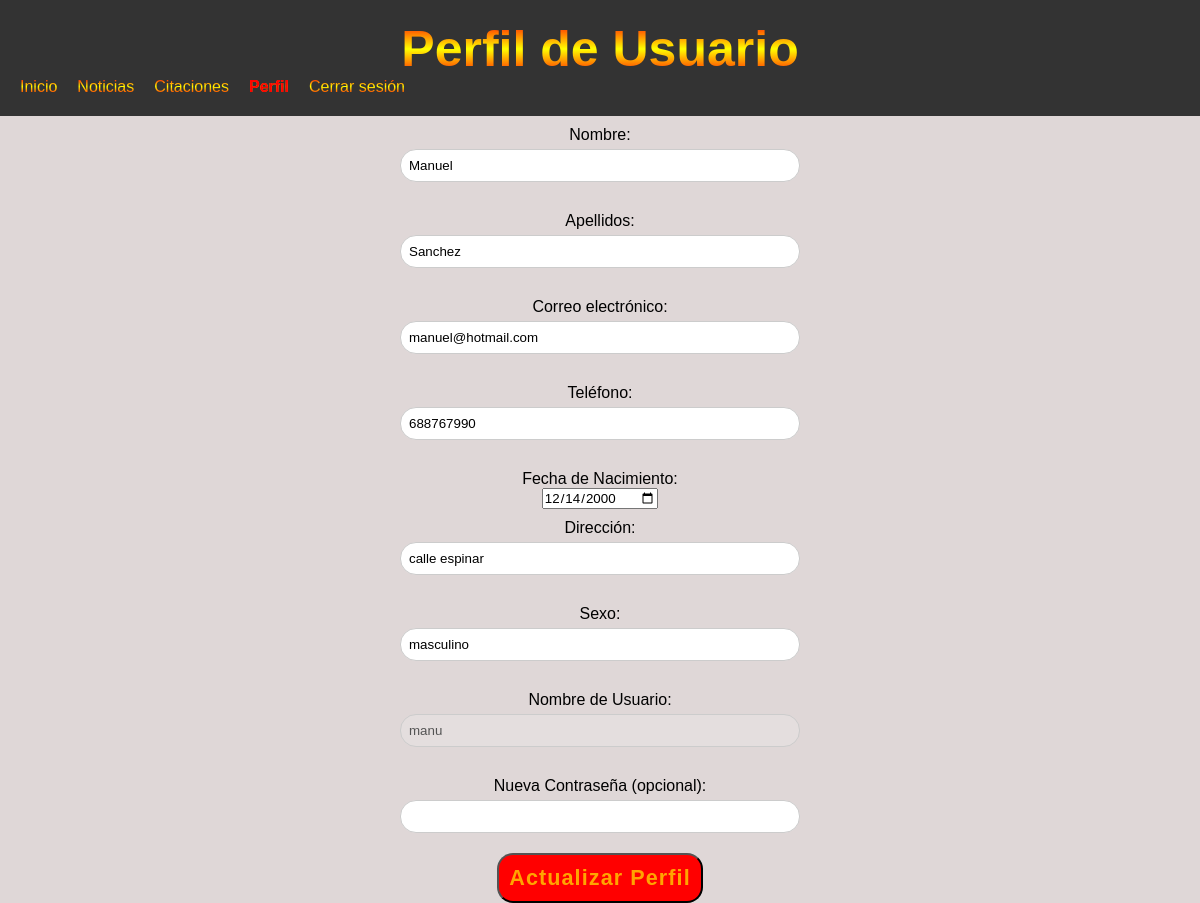
The page /Francisco_Gutierrez_TrabajoPHP/views/perfil.php (signed in) on the database its author committed.
### tables this page shows
CREATE TABLE `users_data` (
  `idUser` int(11) NOT NULL,
  `nombre` varchar(255) NOT NULL,
  `apellidos` varchar(255) NOT NULL,
  `email` varchar(255) NOT NULL,
  `telefono` varchar(20) NOT NULL,
  `fecha_nacimiento` date NOT NULL,
  `direccion` text DEFAULT NULL,
  `sexo` enum('masculino','femenino','otro') NOT NULL
);

CREATE TABLE `users_login` (
  `idLogin` int(11) NOT NULL,
  `idUser` int(11) NOT NULL,
  `usuario` varchar(255) NOT NULL,
  `password` varchar(255) NOT NULL,
  `rol` enum('admin','user') NOT NULL
);

### Francisco_Gutierrez_TrabajoPHP/views/perfil.php (the view, shortened to what this page needs)
<?php
$servername = "localhost";
$username = "root";
$password = "";
$dbname = "noticias_db";
$conn = new mysqli($servername, $username, $password, $dbname);
$username = $_SESSION['username'];
$sql = "SELECT idUser, usuario FROM users_login WHERE usuario='$username'";
$result = $conn->query($sql);
if ($result->num_rows > 0) {
    $login_data = $result->fetch_assoc();
    $idUser = $login_data['idUser'];
    $sql_data = "SELECT nombre, apellidos, email, telefono, fecha_nacimiento, direccion, sexo
                 FROM users_data WHERE idUser='$idUser'";
    $result_data = $conn->query($sql_data);
    if ($result_data->num_rows > 0) {
        $user_data = $result_data->fetch_assoc();
    } else {
        echo "Error: Datos de usuario no encontrados.";
        $conn->close();
        exit();
    }
} else {
    echo "Error: Usuario no encontrado.";
    $conn->close();
    exit();
}
?>
<!DOCTYPE html>
<html lang="en">
<head>
    <link rel="stylesheet" href="../css/style.css">
    <link rel="stylesheet" href="../css/style_perfil.css">
</head>
<body>
    <header>
        <h1>Perfil de Usuario</h1>
        <nav>
            <ul>
                <li><a href="../index.php">Inicio</a></li>
                <li><a href="../views/noticias.php">Noticias</a></li>
                <li><a href="../views/citaciones.php">Citaciones</a></li>
                <li><a href="../views/perfil.php" class="active">Perfil</a></li>
                <li><a href="../add/logout.php">Cerrar sesión</a></li>
            </ul>
        </nav>
    </header>
    <main>
        <form action="../add/actualizar_perfil.php" method="POST">
            <label for="nombre">Nombre:</label>
            <input type="text" id="nombre" name="nombre" value="<?php echo $user_data['nombre']; ?>" required>
            <label for="apellidos">Apellidos:</label>
            <input type="text" id="apellidos" name="apellidos" value="<?php echo $user_data['apellidos']; ?>" required>
            <label for="email">Correo electrónico:</label>
            <input type="email" id="email" name="email" value="<?php echo $user_data['email']; ?>" required>
            <label for="telefono">Teléfono:</label>
            <input type="text" id="telefono" name="telefono" value="<?php echo $user_data['telefono']; ?>" required>
            <label for="fecha_nacimiento">Fecha de Nacimiento:</label>
            <input type="date" id="fecha_nacimiento" name="fecha_nacimiento" value="<?php echo $user_data['fecha_nacimiento']; ?>" required>
            <label for="direccion">Dirección:</label>
            <input type="text" id="direccion" name="direccion" value="<?php echo $user_data['direccion']; ?>">
            <label for="sexo">Sexo:</label>
            <input type="text" id="sexo" name="sexo" value="<?php echo $user_data['sexo']; ?>">
            <label for="usuario">Nombre de Usuario:</label>
            <input type="text" id="usuario" name="usuario" value="<?php echo $login_data['usuario']; ?>" disabled>
            <label for="password">Nueva Contraseña (opcional):</label>
            <input type="password" id="password" name="password">
            <input type="submit" value="Actualizar Perfil">
        </form>
    </main>
</body>
</html>

### Francisco_Gutierrez_TrabajoPHP/css/style.css (style rules this page uses)
* { margin: 0; padding: 0; box-sizing: border-box; font-family: Arial, sans-serif; }
html, body { margin: 0; padding: 0; background-color: rgb(223, 215, 215); scroll-behavior: smooth; }
header { background-color: #333; padding: 20px; text-align: center; }
nav ul { list-style: none; margin: 0; padding: 0; display: flex; justify-content: left; }
nav li { margin-right: 20px; }
nav a { color: #fff; background: linear-gradient(red, yellow, red); -webkit-background-clip: text; background-clip: text; color: transparent; transition: font-size 0.2s; }
nav a.active { color: rgb(255, 0, 0); text-decoration: none; font-weight: bold; }

### Francisco_Gutierrez_TrabajoPHP/css/style_perfil.css (style rules this page uses)
body { font-family: Arial, sans-serif; }
nav ul { display: flex; justify-content: left; list-style: none; margin: 0; padding: 0; }
nav li { margin-right: 20px; }
nav a { color: #fff; background: linear-gradient(red, yellow, red); -webkit-background-clip: text; background-clip: text; color: transparent; transition: font-size 0.2s; }
nav a.active { color: rgb(255, 0, 0); text-decoration: none; font-weight: bold; }
form { display: flex; flex-direction: column; align-items: center; max-width: 400px; margin: auto; }
label { display: block; margin-top: 10px; }
input[type="text"], input[type="email"], input[type="password"] { width: 100%; padding: 8px; margin-top: 5px; margin-bottom: 20px; border: 1px solid #ccc; border-radius: 16px; }
input[type="submit"] { display: flex; padding: 10px; background: red; animation: animate 4s linear infinite; color: orange; font-weight: 600; font-size: 1.35em; letter-spacing: 0.05em; border-radius: 16px; cursor: pointer; }

### rows shown on the page
users_data: nombre "Manuel", apellidos "Sanchez", email "manuel@hotmail.com", telefono "688767990", fecha_nacimiento "12/14/2000", direccion "calle espinar", sexo "masculino"
users_login: usuario "manu"
